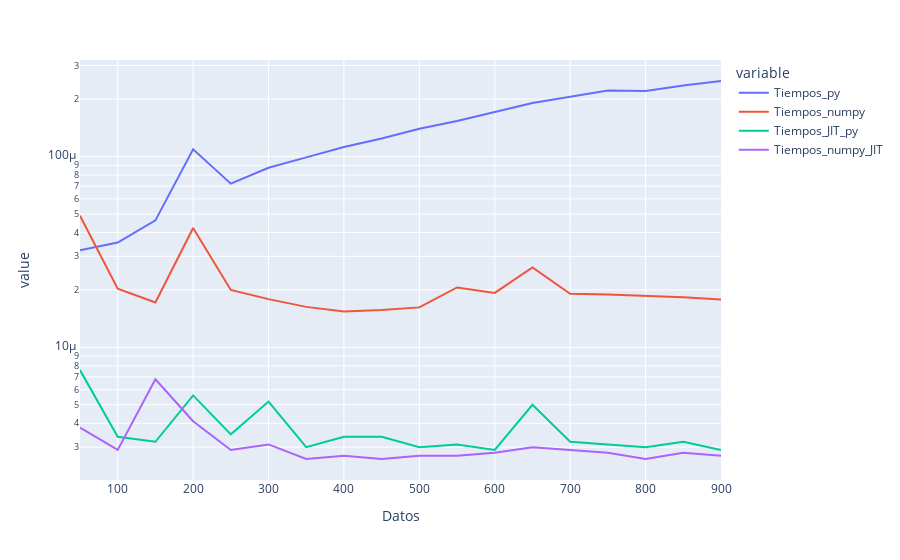

The cell this chart's notebook holds for it:
### Code cell
px.line(df, y=['Tiempos_py', 'Tiempos_numpy', 'Tiempos_JIT_py', 'Tiempos_numpy_JIT'], x='Datos', log_y=True)

### Figure 1 — Plotly figure (JSON) as saved in the notebook; plotly's stock layout.template omitted (floating-point values rounded to 4 significant figures)
{"data": [{"hovertemplate": "variable=Tiempos_py<br>Datos=%{x}<br>value=%{y}<extra></extra>", "legendgroup": "Tiempos_py", "line": {"color": "#636efa", "dash": "solid"}, "marker": {"symbol": "circle"}, "mode": "lines", "name": "Tiempos_py", "orientation": "v", "showlegend": true, "type": "scatter", "x": [50, 100, 150, 200, 250, 300, 350, 400, 450, 500, 550, 600, 650, 700, 750, 800, 850, 900], "xaxis": "x", "y": [3.23e-05, 3.54e-05, 4.63e-05, 0.0001092, 7.21e-05, 8.73e-05, 9.9e-05, 0.0001123, 0.0001244, 0.0001397, 0.0001537, 0.0001707, 0.0001908, 0.0002055, 0.0002221, 0.0002204, 0.0002357, 0.0002488], "yaxis": "y"}, {"hovertemplate": "variable=Tiempos_numpy<br>Datos=%{x}<br>value=%{y}<extra></extra>", "legendgroup": "Tiempos_numpy", "line": {"color": "#EF553B", "dash": "solid"}, "marker": {"symbol": "circle"}, "mode": "lines", "name": "Tiempos_numpy", "orientation": "v", "showlegend": true, "type": "scatter", "x": [50, 100, 150, 200, 250, 300, 350, 400, 450, 500, 550, 600, 650, 700, 750, 800, 850, 900], "xaxis": "x", "y": [4.89e-05, 2.03e-05, 1.72e-05, 4.22e-05, 2e-05, 1.79e-05, 1.63e-05, 1.54e-05, 1.57e-05, 1.62e-05, 2.06e-05, 1.93e-05, 2.62e-05, 1.91e-05, 1.89e-05, 1.86e-05, 1.83e-05, 1.78e-05], "yaxis": "y"}, {"hovertemplate": "variable=Tiempos_JIT_py<br>Datos=%{x}<br>value=%{y}<extra></extra>", "legendgroup": "Tiempos_JIT_py", "line": {"color": "#00cc96", "dash": "solid"}, "marker": {"symbol": "circle"}, "mode": "lines", "name": "Tiempos_JIT_py", "orientation": "v", "showlegend": true, "type": "scatter", "x": [50, 100, 150, 200, 250, 300, 350, 400, 450, 500, 550, 600, 650, 700, 750, 800, 850, 900], "xaxis": "x", "y": [7.6e-06, 3.4e-06, 3.2e-06, 5.6e-06, 3.5e-06, 5.2e-06, 3e-06, 3.4e-06, 3.4e-06, 3e-06, 3.1e-06, 2.9e-06, 5e-06, 3.2e-06, 3.1e-06, 3e-06, 3.2e-06, 2.9e-06], "yaxis": "y"}, {"hovertemplate": "variable=Tiempos_numpy_JIT<br>Datos=%{x}<br>value=%{y}<extra></extra>", "legendgroup": "Tiempos_numpy_JIT", "line": {"color": "#ab63fa", "dash": "solid"}, "marker": {"symbol": "circle"}, "mode": "lines", "name": "Tiempos_numpy_JIT", "orientation": "v", "showlegend": true, "type": "scatter", "x": [50, 100, 150, 200, 250, 300, 350, 400, 450, 500, 550, 600, 650, 700, 750, 800, 850, 900], "xaxis": "x", "y": [3.8e-06, 2.9e-06, 6.8e-06, 4.1e-06, 2.9e-06, 3.1e-06, 2.6e-06, 2.7e-06, 2.6e-06, 2.7e-06, 2.7e-06, 2.8e-06, 3e-06, 2.9e-06, 2.8e-06, 2.6e-06, 2.8e-06, 2.7e-06], "yaxis": "y"}], "layout": {"legend": {"title": {"text": "variable"}, "tracegroupgap": 0}, "margin": {"t": 60}, "xaxis": {"anchor": "y", "domain": [0, 1], "title": {"text": "Datos"}}, "yaxis": {"anchor": "x", "domain": [0, 1], "title": {"text": "value"}, "type": "log"}}}
